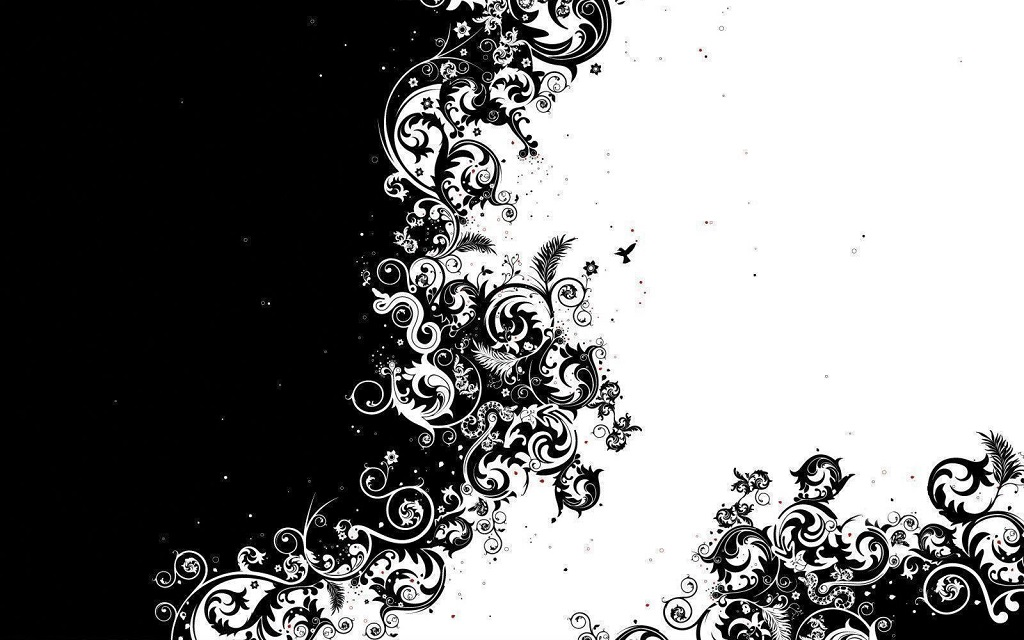
#> input picture black-white-1.jpg, 1024 x 640 px
$ python 025-Intersection-Of-Two-Images.py
#> lines starting #> are read from the running program, lines starting #| are printed output that depends on the picture
import cv2
import numpy as np

# Load the two binary images you want to find the intersection of
image1 = cv2.imread('black-white-1.jpg', cv2.IMREAD_GRAYSCALE)
#> image1: shape (640, 1024); min 0, max 255, mean 128.1
image2 = cv2.imread('black-white-2.jpg', cv2.IMREAD_GRAYSCALE)
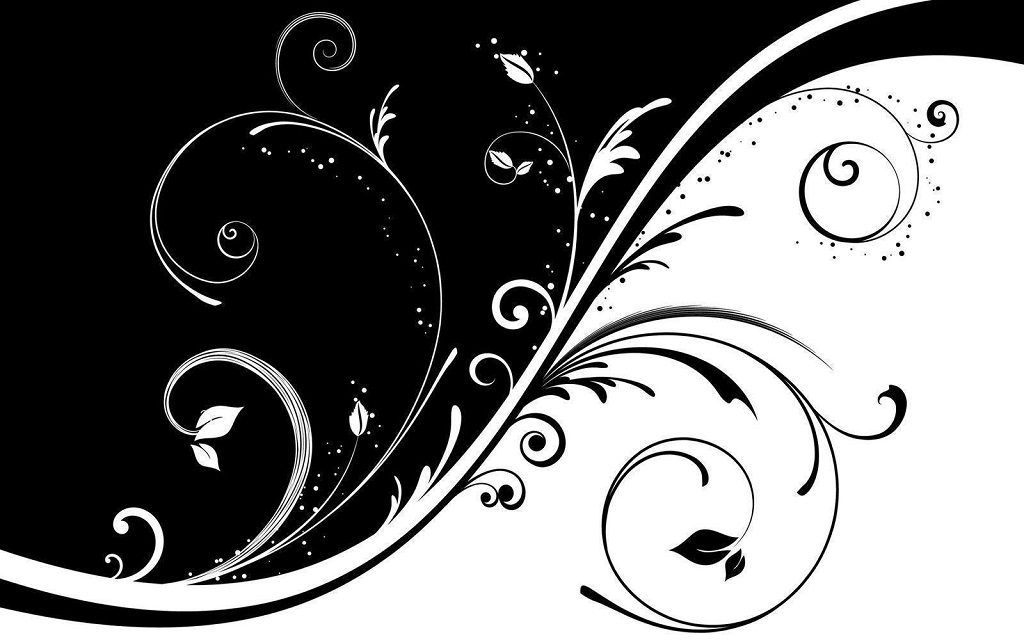
#> input picture black-white-2.jpg, 1024 x 640 px
#> image2 is the input picture: shape (640, 1024); min 0, max 255, mean 115.4

# Check if the images were successfully loaded
if image1 is None or image2 is None:
    print("Error: Could not open or find the images.")
else:
    # Ensure both images have the same dimensions
    if image1.shape == image2.shape:
        # Calculate the intersection using bitwise AND
        intersection = cv2.bitwise_and(image1, image2)
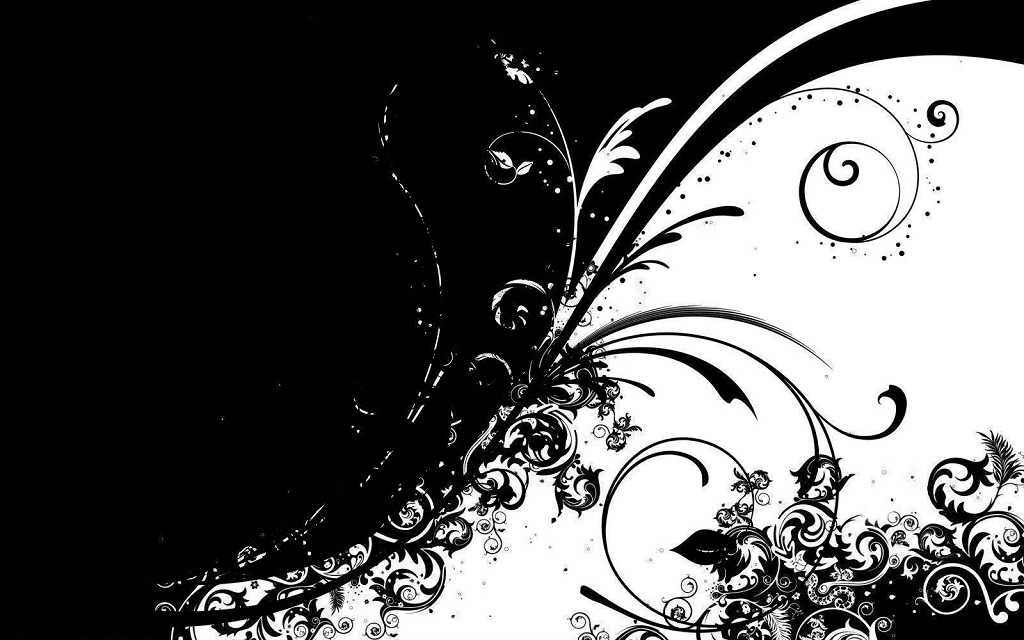
#> intersection: shape (640, 1024); min 0, max 255, mean 88.2

        # Display the original images and the intersection result
        cv2.imshow('Image 1', image1)
        cv2.imshow('Image 2', image2)
        cv2.imshow('Intersection Result', intersection)

        # Wait for a key press indefinitely or for a specific time (e.g., 3000 milliseconds)
        cv2.waitKey(0)

        # Close all OpenCV windows
        cv2.destroyAllWindows()
    else:
        print("Error: Image dimensions do not match.")
